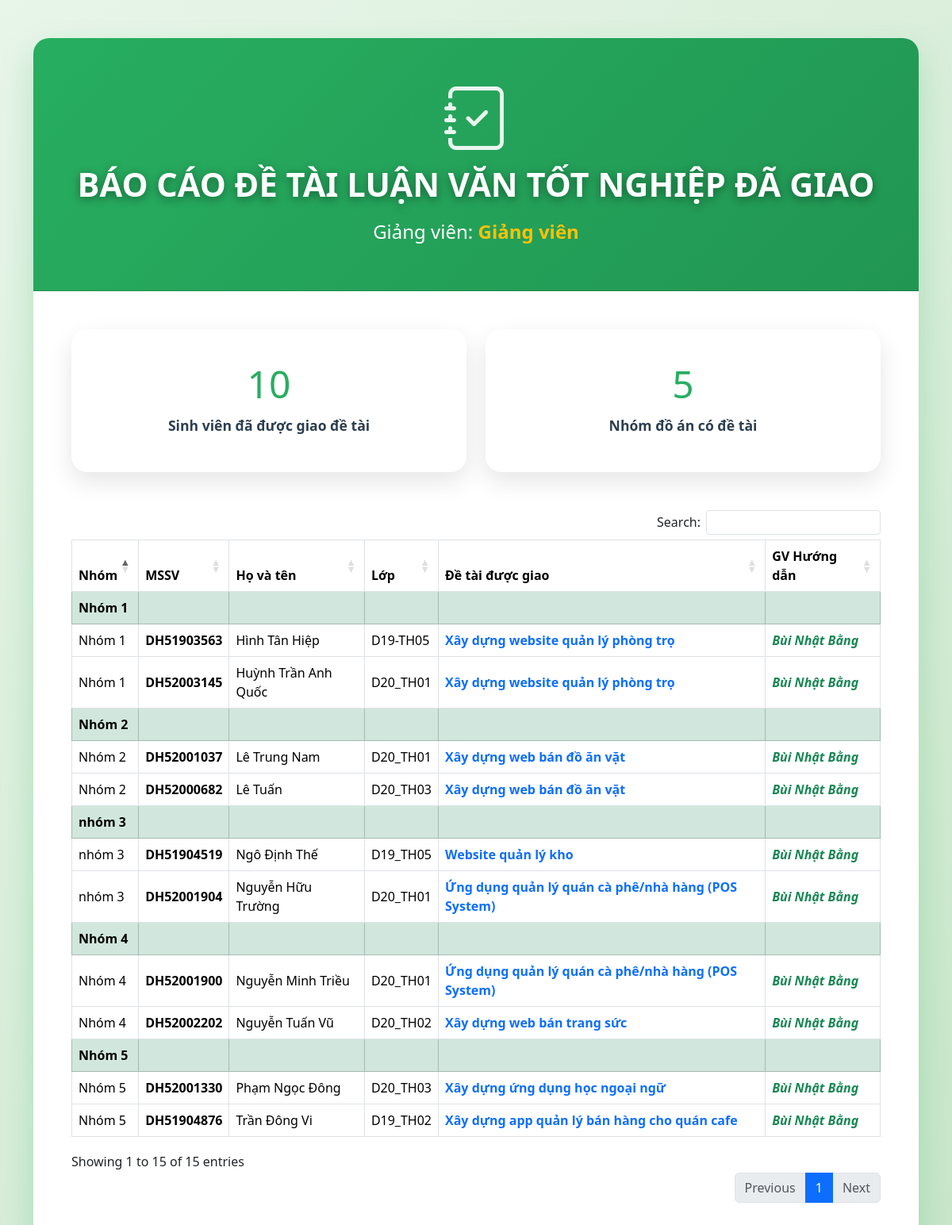
The page /baocao_detai.php (signed in) on the database its author committed.
### tables this page shows
CREATE TABLE IF NOT EXISTS `nhom` (
  `id` int(11) NOT NULL AUTO_INCREMENT,
  `ten_nhom` varchar(50) NOT NULL,
  `giang_vien_huong_dan_id` varchar(10) NOT NULL,
  `huong_de_tai` varchar(255) DEFAULT NULL,
  `created_at` timestamp NULL DEFAULT CURRENT_TIMESTAMP,
  `da_gap_gv` tinyint(1) NOT NULL DEFAULT '0',
  PRIMARY KEY (`id`),
  KEY `idx_gv` (`giang_vien_huong_dan_id`)
);

CREATE TABLE IF NOT EXISTS `danh_sach_sinh_vien` (
  `HoTen` varchar(100) DEFAULT NULL,
  `id` int(11) NOT NULL AUTO_INCREMENT,
  `MaSV` varchar(20) NOT NULL,
  `Lop` varchar(20) DEFAULT NULL,
  `nhom_id` int(11) DEFAULT NULL,
  `Email` varchar(100) DEFAULT NULL,
  `SDT` varchar(15) DEFAULT NULL,
  `nhom` int(11) DEFAULT NULL,
  `huong_de_tai` text,
  `gvhd` varchar(50) DEFAULT NULL,
  `ghichu` text,
  `gvpb_id` varchar(10) DEFAULT NULL,
  `created_at` timestamp NULL DEFAULT CURRENT_TIMESTAMP,
  `MatKhau` varchar(50) DEFAULT '123456',
  `da_gap_gv` tinyint(1) DEFAULT '0' COMMENT '0=chưa gặp, 1=đã gặp',
  `diem_50` decimal(4,2) DEFAULT NULL COMMENT 'Điểm giữa kỳ - GVHD chấm',
  `diem_baove` decimal(4,2) DEFAULT NULL COMMENT 'Điểm bảo vệ - Hội đồng chấm',
  `diem_tong` decimal(4,2) GENERATED ALWAYS AS (((coalesce(`diem_50`,0) * 0.5) + (coalesce(`diem_baove`,0) * 0.5))) STORED,
  `hoidong_id` int(11) DEFAULT NULL,
  `duoc_bao_ve` tinyint(4) DEFAULT '1' COMMENT '1: BV, 0: KBV, 2: DC50%',
  PRIMARY KEY (`id`,`MaSV`),
  UNIQUE KEY `idx_id_duy_nhat` (`id`),
  UNIQUE KEY `idx_masv_unique` (`MaSV`),
  KEY `idx_gvpb` (`gvpb_id`),
  KEY `idx_nhom_id` (`nhom_id`)
);

CREATE TABLE IF NOT EXISTS `giang_vien` (
  `MaGV` varchar(10) NOT NULL,
  `HoTen` varchar(100) NOT NULL,
  `Email` varchar(100) DEFAULT NULL,
  `DienThoai` varchar(15) DEFAULT NULL,
  `Khoa` varchar(50) DEFAULT NULL,
  `ChucVu` varchar(50) DEFAULT NULL,
  `created_at` timestamp NULL DEFAULT CURRENT_TIMESTAMP,
  `MatKhau` varchar(50) DEFAULT '123456',
  `id` int(11) DEFAULT NULL,
  PRIMARY KEY (`MaGV`),
  UNIQUE KEY `Email` (`Email`),
  KEY `idx_hoten` (`HoTen`),
  KEY `idx_khoa` (`Khoa`)
);

### baocao_detai.php (the view, shortened to what this page needs)
<!DOCTYPE html>
<html lang="vi">
<head>
    <?php
    require 'config.php';
    $role = $_SESSION['role'];
    $MaGV = $_SESSION['MaGV'] ?? null;
    $HoTenGV = $_SESSION['HoTen'] ?? 'Giảng viên';
    $where = "";
    $params = [];
    if ($role === 'giangvien') {
        $where = "AND n.giang_vien_huong_dan_id = ?";
        $params[] = $MaGV;
    }
    $sql = "
        SELECT
            n.id AS nhom_id,
            COALESCE(n.ten_nhom, CONCAT('Nhóm ', n.id)) AS ten_nhom,
            sv.MaSV,
            sv.HoTen AS hoten,
            sv.Lop,
            COALESCE(sv.huong_de_tai, '(Chưa có đề tài)') AS de_tai,
            gv.HoTen AS ten_gvhd
        FROM nhom n
        LEFT JOIN phan_thuoc_nhom ptn ON n.id = ptn.nhom_id
        LEFT JOIN danh_sach_sinh_vien sv ON ptn.sinh_vien_id = sv.id
        LEFT JOIN giang_vien gv ON n.giang_vien_huong_dan_id = gv.MaGV
        WHERE sv.huong_de_tai IS NOT NULL
          AND sv.huong_de_tai != ''
          $where
        ORDER BY n.ten_nhom, sv.HoTen
    ";
    $stmt = $pdo->prepare($sql);
    $stmt->execute($params);
    $results = $stmt->fetchAll(PDO::FETCH_ASSOC);
    $count_sql = "
        SELECT COUNT(DISTINCT n.id)
        FROM nhom n
        LEFT JOIN phan_thuoc_nhom ptn ON n.id = ptn.nhom_id
        LEFT JOIN danh_sach_sinh_vien sv ON ptn.sinh_vien_id = sv.id
        WHERE sv.huong_de_tai IS NOT NULL
          AND sv.huong_de_tai != ''
          $where
    ";
    $count_stmt = $pdo->prepare($count_sql);
    $count_stmt->execute($params);
    $totalGroups = $count_stmt->fetchColumn();
    ?>
    <link href="https://cdn.jsdelivr.net/npm/bootstrap@5.3.3/dist/css/bootstrap.min.css" rel="stylesheet">
    <link href="https://cdn.jsdelivr.net/npm/bootstrap-icons@1.11.3/font/bootstrap-icons.min.css" rel="stylesheet">
    <link href="https://cdn.datatables.net/1.13.6/css/dataTables.bootstrap5.min.css" rel="stylesheet">
    <link href="https://cdn.datatables.net/buttons/2.4.2/css/buttons.bootstrap5.min.css" rel="stylesheet">
</head>
<body>
<div class="container my-5">
    <div class="card">
        <div class="card-header">
            <div class="icon"><i class="bi bi-journal-check"></i></div>
            <h1>BÁO CÁO ĐỀ TÀI LUẬN VĂN TỐT NGHIỆP ĐÃ GIAO</h1>
            <p class="fs-4 mt-3">
                <?php if ($role === 'giangvien'): ?>
                    Giảng viên: <strong class="text-warning"><?=htmlspecialchars($HoTenGV)?></strong>
                <?php else: ?>
                    <span class="text-info">Quản trị viên – Xem toàn bộ hệ thống</span>
                <?php endif; ?>
            </p>
        </div>
        <div class="card-body p-5">
            <div class="row mb-5">
                <div class="col-md-6">
                    <div class="summary-box">
                        <h3><?= count($results) ?></h3>
                        <p>Sinh viên đã được giao đề tài</p>
                    </div>
                </div>
                <div class="col-md-6">
                    <div class="summary-box">
                        <h3><?= $totalGroups ?></h3>
                        <p>Nhóm đồ án có đề tài</p>
                    </div>
                </div>
            </div>
            <?php if (empty($results)): ?>
                <div class="text-center py-5">
                    <i class="bi bi-emoji-neutral display-1 text-muted"></i>
                    <h3 class="mt-4 text-muted">Chưa có sinh viên nào được giao đề tài</h3>
                </div>
            <?php else: ?>
                <div class="table-responsive">
                    <table class="table table-hover align-middle table-bordered" id="tbl">
                        <thead>
                            <tr>
                                <th>Nhóm</th>
                                <th>MSSV</th>
                                <th>Họ và tên</th>
                                <th>Lớp</th>
                                <th>Đề tài được giao</th>
                                <th>GV Hướng dẫn</th>
                            </tr>
                        </thead>
<tbody>
<?php
$current_group = '';
foreach ($results as $r):
    $group_name = $r['ten_nhom'] ?? ("Nhóm " . $r['nhom_id']);
    if ($current_group !== $group_name):
        $current_group = $group_name;
?>
<tr class="table-success fw-bold">
    <td><?= htmlspecialchars($group_name) ?></td>
    <td></td>
    <td></td>
    <td></td>
    <td></td>
    <td></td>
</tr>
<?php endif; ?>
<tr>
    <td><?= htmlspecialchars($group_name) ?></td>
    <td><strong><?= htmlspecialchars($r['MaSV']) ?></strong></td>
    <td><?= htmlspecialchars($r['hoten']) ?></td>
    <td><?= htmlspecialchars($r['Lop']) ?></td>
    <td class="fw-bold text-primary"><?= htmlspecialchars($r['de_tai']) ?></td>
    <td><em class="text-success fw-bold"><?= htmlspecialchars($r['ten_gvhd']) ?></em></td>
</tr>
<?php endforeach; ?>
</tbody>
                    </table>
                </div>
            <?php endif; ?>
        </div>
    </div>
</div>
</body>
</html>

### baocao_detai.php (style rules this page uses)
:root { --success:#27ae60;--light:#d5f5e3 }
body { background:linear-gradient(135deg,#e8f5e9,#c8e6c9);min-height:100vh;font-family:'Segoe UI',sans-serif }
.card { border:none;border-radius:20px;overflow:hidden;box-shadow:0 20px 40px rgba(39,174,96,.25) }
.card-header { background:linear-gradient(135deg,#27ae60,#219653);color:white;padding:40px;text-align:center }
.card-header h1 { font-size:2.6rem;font-weight:700;text-shadow:0 3px 12px rgba(0,0,0,.4) }
.icon { font-size:5rem;opacity:.9 }
.table thead { background:#27ae60;color:white }
.summary-box { background:white;padding:30px;border-radius:20px;box-shadow:0 12px 30px rgba(0,0,0,.1);text-align:center }
.summary-box h3 { color:var(--success);font-size:3rem;margin:10px 0 }
.summary-box p { font-weight:bold;color:#2c3e50;font-size:1.1rem }

### rows shown on the page
nhom: group_name "Nhóm 1", danh_sach_sinh_vien.MaSV "DH51903563", danh_sach_sinh_vien.HoTen "Hình Tân Hiệp", danh_sach_sinh_vien.Lop "D19-TH05", de_tai "Xây dựng website quản lý phòng trọ", giang_vien_huong_dan.HoTen "Bùi Nhật Bằng", danh_sach_sinh_vien.MaSV "DH52003145", danh_sach_sinh_vien.HoTen "Huỳnh Trần Anh Quốc", danh_sach_sinh_vien.Lop "D20_TH01"
nhom: group_name "Nhóm 2", danh_sach_sinh_vien.MaSV "DH52001037", danh_sach_sinh_vien.HoTen "Lê Trung Nam", danh_sach_sinh_vien.Lop "D20_TH01", de_tai "Xây dựng web bán đồ ăn vặt", giang_vien_huong_dan.HoTen "Bùi Nhật Bằng", danh_sach_sinh_vien.MaSV "DH52000682", danh_sach_sinh_vien.HoTen "Lê Tuấn", danh_sach_sinh_vien.Lop "D20_TH03"
nhom: group_name "nhóm 3", danh_sach_sinh_vien.MaSV "DH51904519", danh_sach_sinh_vien.HoTen "Ngô Định Thế", danh_sach_sinh_vien.Lop "D19_TH05", de_tai "Website quản lý kho", giang_vien_huong_dan.HoTen "Bùi Nhật Bằng", danh_sach_sinh_vien.MaSV "DH52001904", danh_sach_sinh_vien.HoTen "Nguyễn Hữu Trường", danh_sach_sinh_vien.Lop "D20_TH01", de_tai "Ứng dụng quản lý quán cà phê/nhà hàng (POS System)"
nhom: group_name "Nhóm 4", danh_sach_sinh_vien.MaSV "DH52001900", danh_sach_sinh_vien.HoTen "Nguyễn Minh Triều", danh_sach_sinh_vien.Lop "D20_TH01", de_tai "Ứng dụng quản lý quán cà phê/nhà hàng (POS System)", giang_vien_huong_dan.HoTen "Bùi Nhật Bằng", danh_sach_sinh_vien.MaSV "DH52002202", danh_sach_sinh_vien.HoTen "Nguyễn Tuấn Vũ", danh_sach_sinh_vien.Lop "D20_TH02", de_tai "Xây dựng web bán trang sức"
nhom: group_name "Nhóm 5", danh_sach_sinh_vien.MaSV "DH52001330", danh_sach_sinh_vien.HoTen "Phạm Ngọc Đông", danh_sach_sinh_vien.Lop "D20_TH03", de_tai "Xây dựng ứng dụng học ngoại ngữ", giang_vien_huong_dan.HoTen "Bùi Nhật Bằng", danh_sach_sinh_vien.MaSV "DH51904876", danh_sach_sinh_vien.HoTen "Trần Đông Vi", danh_sach_sinh_vien.Lop "D19_TH02", de_tai "Xây dựng app quản lý bán hàng cho quán cafe"

### other values the page prints
$HoTenGV "Giảng viên"
count($results) "10"
$totalGroups "5"
